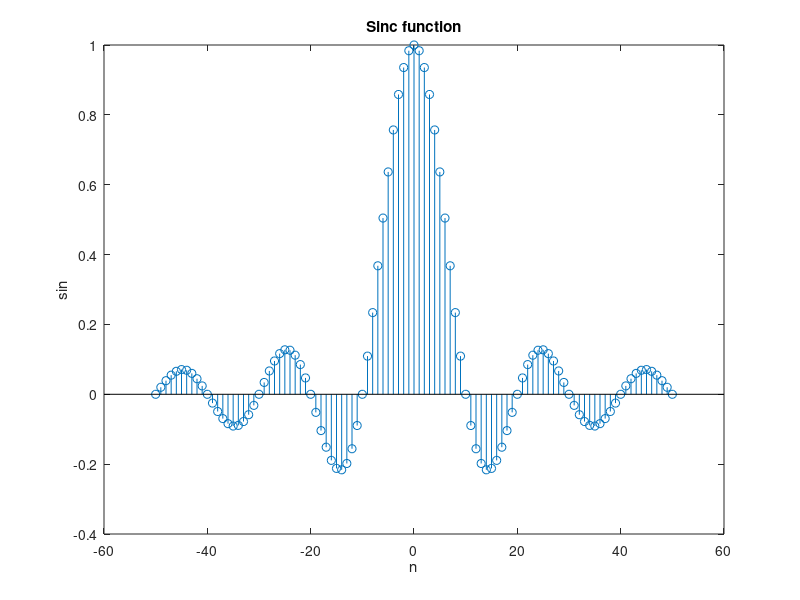

MATLAB code to generate this figure:
% Sinc function
L = 50;
n = [-L:L];
Ts = 0.1;
x = zeros(1,length(n));
x(n~=0) = sin(pi*n(n~=0)*Ts)./(pi*n(n~=0)*Ts); %logic for sinc
x(n==0) = 1;
figure; % display
stem(n,x);
xlabel('n');
ylabel('sin');
title('Sinc function');